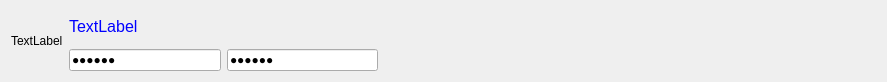
<?xml version="1.0" encoding="UTF-8"?>
<ui version="4.0">
 <class>credentialsWidget</class>
 <widget class="QWidget" name="credentialsWidget">
  <property name="geometry">
   <rect>
    <x>0</x>
    <y>0</y>
    <width>887</width>
    <height>82</height>
   </rect>
  </property>
  <property name="sizePolicy">
   <sizepolicy hsizetype="Preferred" vsizetype="Preferred">
    <horstretch>0</horstretch>
    <verstretch>0</verstretch>
   </sizepolicy>
  </property>
  <property name="minimumSize">
   <size>
    <width>0</width>
    <height>0</height>
   </size>
  </property>
  <property name="windowTitle">
   <string>Form</string>
  </property>
  <layout class="QGridLayout" name="gridLayout">
   <item row="0" column="0" rowspan="2">
    <widget class="QLabel" name="icon">
     <property name="text">
      <string>TextLabel</string>
     </property>
    </widget>
   </item>
   <item row="0" column="1">
    <widget class="QLabel" name="url">
     <property name="font">
      <font>
       <pointsize>12</pointsize>
      </font>
     </property>
     <property name="text">
      <string>&lt;html&gt;&lt;head/&gt;&lt;body&gt;&lt;p&gt;&lt;span style=&quot; color:#0000ff;&quot;&gt;TextLabel&lt;/span&gt;&lt;/p&gt;&lt;/body&gt;&lt;/html&gt;</string>
     </property>
    </widget>
   </item>
   <item row="1" column="1">
    <widget class="QLineEdit" name="login">
     <property name="text">
      <string>......</string>
     </property>
     <property name="echoMode">
      <enum>QLineEdit::Password</enum>
     </property>
     <property name="readOnly">
      <bool>true</bool>
     </property>
    </widget>
   </item>
   <item row="1" column="2">
    <widget class="QLineEdit" name="password">
     <property name="text">
      <string>......</string>
     </property>
     <property name="echoMode">
      <enum>QLineEdit::Password</enum>
     </property>
     <property name="readOnly">
      <bool>true</bool>
     </property>
    </widget>
   </item>
   <item row="1" column="3">
    <spacer name="horizontalSpacer">
     <property name="orientation">
      <enum>Qt::Horizontal</enum>
     </property>
     <property name="sizeHint" stdset="0">
      <size>
       <width>498</width>
       <height>17</height>
      </size>
     </property>
    </spacer>
   </item>
  </layout>
 </widget>
 <resources/>
 <connections/>
</ui>
